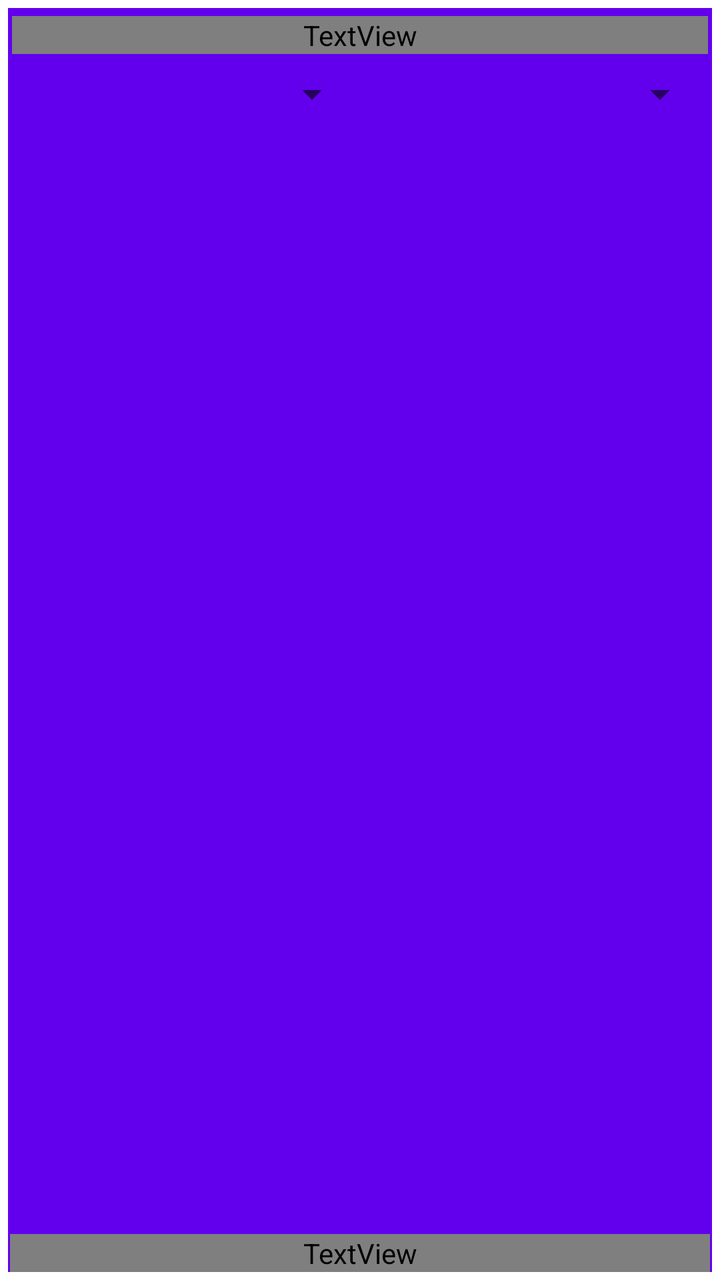
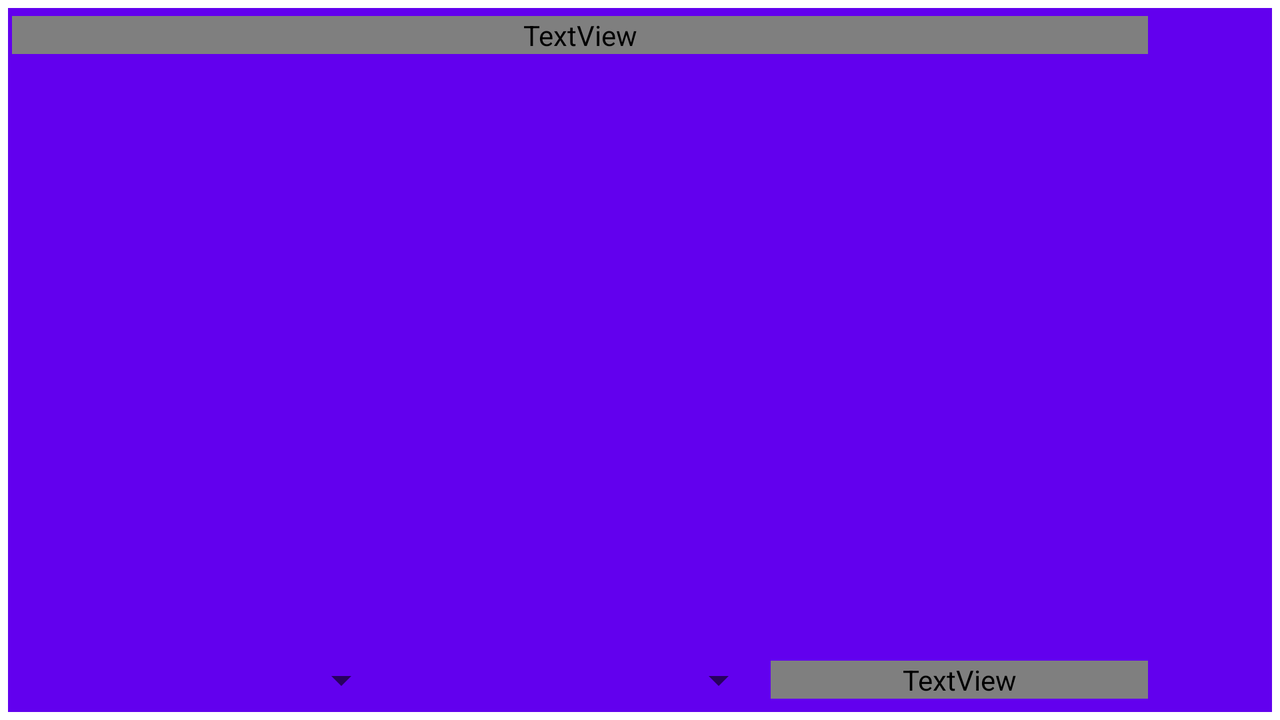

The same Android screen from two of the app's own layout files: first res/layout/ as a phone draws it, then the repository's variant for another configuration, drawn on a device whose configuration selects that folder. Both files follow.
<!-- AndroidManifest.xml: fallback theme Theme.MaterialComponents.DayNight.NoActionBar -->
<!-- res/layout/activity_weatherlayermap.xml -->
<?xml version="1.0" encoding="utf-8"?>
<RelativeLayout
        xmlns:android="http://schemas.android.com/apk/res/android"
        android:id="@+id/wlm_maincontainer"
        android:layout_width="match_parent"
        android:layout_height="match_parent"
        android:layout_margin="4dp"
        android:background="?attr/colorPrimary"
        android:fitsSystemWindows="true">

    <TextView android:id="@+id/wlm_reference_text"
              android:layout_width="match_parent"
              android:layout_height="wrap_content"
              android:layout_alignParentBottom="true"
              android:layout_marginRight="2dp"
              android:textColor="?attr/colorText"
              android:textSize="@dimen/widget_textsize_medium"
              android:visibility="visible"
              android:layout_centerHorizontal="true"
              android:gravity="center"
              android:text="@string/dwd_notice"/>

    <RelativeLayout
            android:id="@+id/wlm_contentholder"
            android:layout_width="match_parent"
            android:layout_height="match_parent"
            android:layout_above="@id/wlm_reference_text"
            android:layout_alignParentTop="true"
            android:layout_alignParentLeft="true">

        <TextView android:id="@+id/wlm_title"
                  android:layout_width="match_parent"
                  android:layout_height="wrap_content"
                  android:layout_alignParentTop="true"
                  android:layout_marginRight="2dp"
                  android:layout_marginLeft="2dp"
                  android:layout_marginTop="4dp"
                  android:layout_marginBottom="4dp"
                  android:textColor="?attr/colorText"
                  android:textSize="@dimen/fcmain_textsize_large"
                  android:visibility="visible"
                  android:gravity="center"
                  android:layout_centerHorizontal="true"/>

        <LinearLayout
                android:id="@+id/wlm_spinnerholder"
                android:layout_width="match_parent"
                android:layout_height="wrap_content"
                android:orientation="horizontal"
                android:layout_below="@id/wlm_title"
                android:layout_marginRight="2dp"
                android:layout_marginLeft="2dp"
                android:layout_marginTop="4dp"
                android:layout_marginBottom="4dp"
                android:weightSum="2">

            <Spinner
                    android:id="@+id/wlm_spinner1"
                    android:layout_width="0dp"
                    android:layout_height="wrap_content"
                    android:layout_weight="1"/>

            <Spinner
                    android:id="@+id/wlm_spinner2"
                    android:layout_width="0dp"
                    android:layout_height="wrap_content"
                    android:layout_weight="1"/>
        </LinearLayout>

        <ImageView android:contentDescription="@null"
                android:id="@+id/wlm_legend"
                android:layout_width="match_parent"
                android:layout_height="wrap_content"
                android:layout_marginRight="2dp"
                android:layout_marginLeft="2dp"
                android:layout_marginTop="4dp"
                android:layout_marginBottom="4dp"
                android:adjustViewBounds="true"
                android:minHeight="50dp"
                android:scaleType="fitCenter"
                android:layout_alignParentBottom="true"/>

        <RelativeLayout
                android:id="@+id/wlm_legend_hook"
                android:layout_width="match_parent"
                android:layout_height="wrap_content"
                android:layout_marginRight="2dp"
                android:layout_marginLeft="2dp"
                android:layout_marginTop="4dp"
                android:layout_marginBottom="4dp"
                android:layout_alignParentBottom="true"/>

        <ImageView android:contentDescription="@null"
                android:id="@+id/wlm_map"
                android:layout_width="match_parent"
                android:layout_height="match_parent"
                android:layout_marginRight="2dp"
                android:layout_marginLeft="2dp"
                android:layout_marginTop="4dp"
                android:layout_marginBottom="4dp"
                android:adjustViewBounds="true"
                android:scaleType="center"
                android:layout_below="@id/wlm_spinnerholder"
                android:layout_above="@id/wlm_legend">
        </ImageView>


    </RelativeLayout>

</RelativeLayout>
<!-- resources referenced by this layout -->
<resources>
  <dimen name="fcmain_textsize_large">18sp</dimen>
  <dimen name="widget_textsize_medium">12sp</dimen>
  <string name="dwd_notice">Data basis: Deutscher Wetterdienst, own elements added, some data averaged over individual values.</string>
</resources>
<!-- res/layout-w600dp-land/activity_weatherlayermap.xml (the repository's variant of the layout above) -->
<!-- drawn on the phone turned sideways -->
<?xml version="1.0" encoding="utf-8"?>
<RelativeLayout
        xmlns:android="http://schemas.android.com/apk/res/android"
        android:id="@+id/wlm_maincontainer"
        android:layout_width="match_parent"
        android:layout_height="match_parent"
        android:layout_margin="4dp"
        android:background="?attr/colorPrimary"
        android:fitsSystemWindows="true">

    <RelativeLayout
            android:id="@+id/wlm_legendholder"
            android:layout_width="60dp"
            android:layout_height="match_parent"
            android:layout_alignParentTop="true"
            android:layout_alignParentRight="true">

        <ImageView android:contentDescription="@null"
                android:id="@+id/wlm_legend"
                android:layout_width="wrap_content"
                android:layout_height="match_parent"
                android:layout_marginRight="2dp"
                android:layout_marginLeft="2dp"
                android:layout_marginTop="4dp"
                android:layout_marginBottom="4dp"
                android:src="@drawable/uvi_legend_vertical"
                android:adjustViewBounds="true"
                android:scaleType="fitCenter"
                android:layout_alignParentRight="true"/>

        <RelativeLayout
                android:id="@+id/wlm_legend_hook"
                android:layout_width="wrap_content"
                android:layout_height="match_parent"
                android:layout_marginRight="2dp"
                android:layout_marginLeft="2dp"
                android:layout_marginTop="4dp"
                android:layout_marginBottom="4dp"
                android:layout_alignParentRight="true"/>

    </RelativeLayout>

    <LinearLayout
            android:id="@+id/wlm_bottom_holder"
            android:layout_width="match_parent"
            android:layout_height="wrap_content"
            android:layout_alignParentBottom="true"
            android:orientation="horizontal"
            android:weightSum="3"
            android:layout_toLeftOf="@id/wlm_legendholder">

        <LinearLayout
                android:id="@+id/wlm_spinnerholder"
                android:layout_width="0dp"
                android:layout_height="wrap_content"
                android:layout_weight="2"
                android:orientation="horizontal"
                android:layout_below="@id/wlm_title"
                android:layout_marginRight="2dp"
                android:layout_marginLeft="2dp"
                android:layout_marginTop="4dp"
                android:layout_marginBottom="4dp"
                android:weightSum="2">

            <Spinner
                    android:id="@+id/wlm_spinner1"
                    android:layout_width="0dp"
                    android:layout_height="wrap_content"
                    android:layout_weight="1"/>

            <Spinner
                    android:id="@+id/wlm_spinner2"
                    android:layout_width="0dp"
                    android:layout_height="wrap_content"
                    android:layout_weight="1"/>
        </LinearLayout>

        <TextView android:id="@+id/wlm_reference_text"
                  android:layout_width="0dp"
                  android:layout_height="wrap_content"
                  android:layout_weight="1"
                  android:layout_alignParentBottom="true"
                  android:layout_marginRight="2dp"
                  android:textColor="?attr/colorText"
                  android:textSize="@dimen/widget_textsize_medium"
                  android:visibility="visible"
                  android:gravity="center_horizontal"
                  android:layout_gravity="center"
                  android:text="@string/dwd_notice"/>

    </LinearLayout>

    <TextView android:id="@+id/wlm_title"
              android:layout_width="match_parent"
              android:layout_height="wrap_content"
              android:layout_toLeftOf="@id/wlm_legendholder"
              android:layout_alignParentTop="true"
              android:layout_marginRight="2dp"
              android:layout_marginLeft="2dp"
              android:layout_marginTop="4dp"
              android:layout_marginBottom="4dp"
              android:textColor="?attr/colorText"
              android:textSize="@dimen/fcmain_textsize_large"
              android:visibility="visible"
              android:gravity="center"
              android:layout_centerHorizontal="true"/>

    <ImageView android:contentDescription="@null"
            android:id="@+id/wlm_map"
            android:layout_width="match_parent"
            android:layout_height="match_parent"
            android:layout_toLeftOf="@id/wlm_legendholder"
            android:layout_below="@id/wlm_title"
            android:layout_above="@id/wlm_bottom_holder"
            android:src="@drawable/germany2_scale1"
            android:adjustViewBounds="true"
            android:scaleType="fitCenter">
    </ImageView>


</RelativeLayout>
